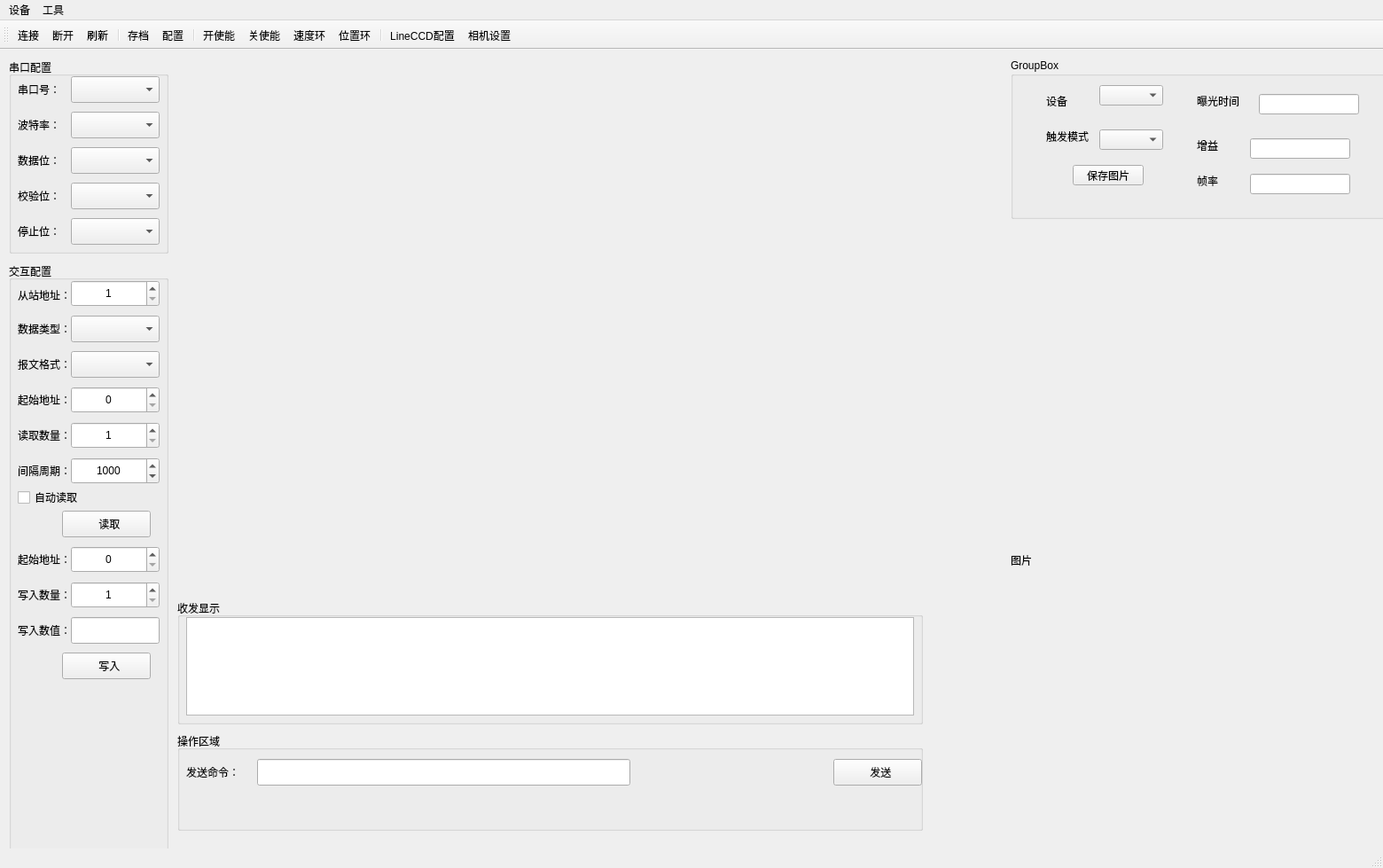
<?xml version="1.0" encoding="UTF-8"?>
<ui version="4.0">
 <class>MainWindow</class>
 <widget class="QMainWindow" name="MainWindow">
  <property name="geometry">
   <rect>
    <x>0</x>
    <y>0</y>
    <width>1560</width>
    <height>979</height>
   </rect>
  </property>
  <property name="sizePolicy">
   <sizepolicy hsizetype="Expanding" vsizetype="Preferred">
    <horstretch>0</horstretch>
    <verstretch>0</verstretch>
   </sizepolicy>
  </property>
  <property name="windowTitle">
   <string>MainWindow</string>
  </property>
  <widget class="QWidget" name="centralwidget">
   <widget class="QGroupBox" name="groupBox">
    <property name="geometry">
     <rect>
      <x>10</x>
      <y>10</y>
      <width>180</width>
      <height>220</height>
     </rect>
    </property>
    <property name="sizePolicy">
     <sizepolicy hsizetype="Preferred" vsizetype="Preferred">
      <horstretch>0</horstretch>
      <verstretch>0</verstretch>
     </sizepolicy>
    </property>
    <property name="title">
     <string>串口配置</string>
    </property>
    <widget class="QLabel" name="label">
     <property name="geometry">
      <rect>
       <x>10</x>
       <y>20</y>
       <width>50</width>
       <height>30</height>
      </rect>
     </property>
     <property name="text">
      <string>串口号：</string>
     </property>
    </widget>
    <widget class="QComboBox" name="comboBoxParity">
     <property name="geometry">
      <rect>
       <x>70</x>
       <y>140</y>
       <width>100</width>
       <height>30</height>
      </rect>
     </property>
     <property name="sizePolicy">
      <sizepolicy hsizetype="Preferred" vsizetype="Fixed">
       <horstretch>0</horstretch>
       <verstretch>0</verstretch>
      </sizepolicy>
     </property>
     <property name="minimumSize">
      <size>
       <width>0</width>
       <height>20</height>
      </size>
     </property>
    </widget>
    <widget class="QComboBox" name="comboBoxStop">
     <property name="geometry">
      <rect>
       <x>70</x>
       <y>180</y>
       <width>100</width>
       <height>30</height>
      </rect>
     </property>
     <property name="sizePolicy">
      <sizepolicy hsizetype="Preferred" vsizetype="Fixed">
       <horstretch>0</horstretch>
       <verstretch>0</verstretch>
      </sizepolicy>
     </property>
    </widget>
    <widget class="QComboBox" name="comboBoxBaud">
     <property name="geometry">
      <rect>
       <x>70</x>
       <y>60</y>
       <width>100</width>
       <height>30</height>
      </rect>
     </property>
     <property name="sizePolicy">
      <sizepolicy hsizetype="Preferred" vsizetype="Fixed">
       <horstretch>0</horstretch>
       <verstretch>0</verstretch>
      </sizepolicy>
     </property>
    </widget>
    <widget class="QLabel" name="label_4">
     <property name="geometry">
      <rect>
       <x>10</x>
       <y>140</y>
       <width>50</width>
       <height>30</height>
      </rect>
     </property>
     <property name="text">
      <string>校验位：</string>
     </property>
    </widget>
    <widget class="QLabel" name="label_5">
     <property name="geometry">
      <rect>
       <x>10</x>
       <y>180</y>
       <width>50</width>
       <height>30</height>
      </rect>
     </property>
     <property name="text">
      <string>停止位：</string>
     </property>
    </widget>
    <widget class="QComboBox" name="comboBoxData">
     <property name="geometry">
      <rect>
       <x>70</x>
       <y>100</y>
       <width>100</width>
       <height>30</height>
      </rect>
     </property>
     <property name="sizePolicy">
      <sizepolicy hsizetype="Preferred" vsizetype="Fixed">
       <horstretch>0</horstretch>
       <verstretch>0</verstretch>
      </sizepolicy>
     </property>
    </widget>
    <widget class="QLabel" name="label_3">
     <property name="geometry">
      <rect>
       <x>10</x>
       <y>100</y>
       <width>50</width>
       <height>30</height>
      </rect>
     </property>
     <property name="text">
      <string>数据位：</string>
     </property>
    </widget>
    <widget class="QComboBox" name="comboBoxPort">
     <property name="geometry">
      <rect>
       <x>70</x>
       <y>20</y>
       <width>100</width>
       <height>30</height>
      </rect>
     </property>
     <property name="sizePolicy">
      <sizepolicy hsizetype="Preferred" vsizetype="Fixed">
       <horstretch>0</horstretch>
       <verstretch>0</verstretch>
      </sizepolicy>
     </property>
    </widget>
    <widget class="QLabel" name="label_2">
     <property name="geometry">
      <rect>
       <x>10</x>
       <y>60</y>
       <width>50</width>
       <height>30</height>
      </rect>
     </property>
     <property name="text">
      <string>波特率：</string>
     </property>
    </widget>
   </widget>
   <widget class="QGroupBox" name="groupBox_5">
    <property name="geometry">
     <rect>
      <x>200</x>
      <y>620</y>
      <width>841</width>
      <height>141</height>
     </rect>
    </property>
    <property name="title">
     <string>收发显示</string>
    </property>
    <widget class="QTextBrowser" name="textBrowser">
     <property name="geometry">
      <rect>
       <x>10</x>
       <y>20</y>
       <width>821</width>
       <height>111</height>
      </rect>
     </property>
    </widget>
   </widget>
   <widget class="QGroupBox" name="groupBox_2">
    <property name="geometry">
     <rect>
      <x>10</x>
      <y>240</y>
      <width>180</width>
      <height>731</height>
     </rect>
    </property>
    <property name="sizePolicy">
     <sizepolicy hsizetype="Preferred" vsizetype="Preferred">
      <horstretch>0</horstretch>
      <verstretch>0</verstretch>
     </sizepolicy>
    </property>
    <property name="title">
     <string>交互配置</string>
    </property>
    <widget class="QLabel" name="label_6">
     <property name="geometry">
      <rect>
       <x>10</x>
       <y>22</y>
       <width>60</width>
       <height>30</height>
      </rect>
     </property>
     <property name="sizePolicy">
      <sizepolicy hsizetype="Minimum" vsizetype="Preferred">
       <horstretch>0</horstretch>
       <verstretch>0</verstretch>
      </sizepolicy>
     </property>
     <property name="minimumSize">
      <size>
       <width>60</width>
       <height>0</height>
      </size>
     </property>
     <property name="text">
      <string>从站地址：</string>
     </property>
    </widget>
    <widget class="QComboBox" name="comboBoxDataType">
     <property name="geometry">
      <rect>
       <x>70</x>
       <y>60</y>
       <width>100</width>
       <height>30</height>
      </rect>
     </property>
     <property name="sizePolicy">
      <sizepolicy hsizetype="Preferred" vsizetype="Fixed">
       <horstretch>0</horstretch>
       <verstretch>0</verstretch>
      </sizepolicy>
     </property>
    </widget>
    <widget class="QLabel" name="label_7">
     <property name="geometry">
      <rect>
       <x>10</x>
       <y>180</y>
       <width>60</width>
       <height>30</height>
      </rect>
     </property>
     <property name="sizePolicy">
      <sizepolicy hsizetype="Minimum" vsizetype="Preferred">
       <horstretch>0</horstretch>
       <verstretch>0</verstretch>
      </sizepolicy>
     </property>
     <property name="minimumSize">
      <size>
       <width>60</width>
       <height>0</height>
      </size>
     </property>
     <property name="text">
      <string>读取数量：</string>
     </property>
    </widget>
    <widget class="QLabel" name="label_9">
     <property name="geometry">
      <rect>
       <x>10</x>
       <y>140</y>
       <width>60</width>
       <height>30</height>
      </rect>
     </property>
     <property name="sizePolicy">
      <sizepolicy hsizetype="Minimum" vsizetype="Preferred">
       <horstretch>0</horstretch>
       <verstretch>0</verstretch>
      </sizepolicy>
     </property>
     <property name="minimumSize">
      <size>
       <width>60</width>
       <height>0</height>
      </size>
     </property>
     <property name="text">
      <string>起始地址：</string>
     </property>
    </widget>
    <widget class="QLabel" name="label_10">
     <property name="geometry">
      <rect>
       <x>10</x>
       <y>60</y>
       <width>60</width>
       <height>30</height>
      </rect>
     </property>
     <property name="sizePolicy">
      <sizepolicy hsizetype="Minimum" vsizetype="Preferred">
       <horstretch>0</horstretch>
       <verstretch>0</verstretch>
      </sizepolicy>
     </property>
     <property name="minimumSize">
      <size>
       <width>60</width>
       <height>0</height>
      </size>
     </property>
     <property name="text">
      <string>数据类型：</string>
     </property>
    </widget>
    <widget class="QSpinBox" name="spinBoxStation">
     <property name="geometry">
      <rect>
       <x>70</x>
       <y>20</y>
       <width>100</width>
       <height>30</height>
      </rect>
     </property>
     <property name="alignment">
      <set>Qt::AlignCenter</set>
     </property>
     <property name="minimum">
      <number>1</number>
     </property>
     <property name="maximum">
      <number>254</number>
     </property>
    </widget>
    <widget class="QSpinBox" name="spinBoxStartRead">
     <property name="geometry">
      <rect>
       <x>70</x>
       <y>140</y>
       <width>100</width>
       <height>30</height>
      </rect>
     </property>
     <property name="alignment">
      <set>Qt::AlignCenter</set>
     </property>
     <property name="maximum">
      <number>65535</number>
     </property>
    </widget>
    <widget class="QSpinBox" name="spinBoxNumberRead">
     <property name="geometry">
      <rect>
       <x>70</x>
       <y>180</y>
       <width>100</width>
       <height>30</height>
      </rect>
     </property>
     <property name="alignment">
      <set>Qt::AlignCenter</set>
     </property>
     <property name="minimum">
      <number>1</number>
     </property>
     <property name="maximum">
      <number>125</number>
     </property>
    </widget>
    <widget class="QCheckBox" name="checkBoxAuto">
     <property name="geometry">
      <rect>
       <x>10</x>
       <y>250</y>
       <width>100</width>
       <height>30</height>
      </rect>
     </property>
     <property name="text">
      <string>自动读取</string>
     </property>
    </widget>
    <widget class="QSpinBox" name="spinBoxInterval">
     <property name="geometry">
      <rect>
       <x>70</x>
       <y>220</y>
       <width>100</width>
       <height>30</height>
      </rect>
     </property>
     <property name="alignment">
      <set>Qt::AlignCenter</set>
     </property>
     <property name="minimum">
      <number>1</number>
     </property>
     <property name="maximum">
      <number>3600000</number>
     </property>
     <property name="value">
      <number>1000</number>
     </property>
    </widget>
    <widget class="QLabel" name="label_8">
     <property name="geometry">
      <rect>
       <x>10</x>
       <y>220</y>
       <width>60</width>
       <height>30</height>
      </rect>
     </property>
     <property name="sizePolicy">
      <sizepolicy hsizetype="Minimum" vsizetype="Preferred">
       <horstretch>0</horstretch>
       <verstretch>0</verstretch>
      </sizepolicy>
     </property>
     <property name="minimumSize">
      <size>
       <width>60</width>
       <height>0</height>
      </size>
     </property>
     <property name="text">
      <string>间隔周期：</string>
     </property>
    </widget>
    <widget class="QPushButton" name="pushButtonRead">
     <property name="geometry">
      <rect>
       <x>60</x>
       <y>280</y>
       <width>100</width>
       <height>30</height>
      </rect>
     </property>
     <property name="text">
      <string>  读取</string>
     </property>
     <property name="icon">
      <iconset resource="../Resources.qrc">
       <normaloff>:/images/images/books.png</normaloff>:/images/images/books.png</iconset>
     </property>
    </widget>
    <widget class="QSpinBox" name="spinBoxStartWrite">
     <property name="geometry">
      <rect>
       <x>70</x>
       <y>320</y>
       <width>100</width>
       <height>30</height>
      </rect>
     </property>
     <property name="alignment">
      <set>Qt::AlignCenter</set>
     </property>
     <property name="maximum">
      <number>65535</number>
     </property>
    </widget>
    <widget class="QLabel" name="label_11">
     <property name="geometry">
      <rect>
       <x>10</x>
       <y>320</y>
       <width>60</width>
       <height>30</height>
      </rect>
     </property>
     <property name="text">
      <string>起始地址：</string>
     </property>
    </widget>
    <widget class="QLabel" name="label_12">
     <property name="geometry">
      <rect>
       <x>10</x>
       <y>360</y>
       <width>60</width>
       <height>30</height>
      </rect>
     </property>
     <property name="text">
      <string>写入数量：</string>
     </property>
    </widget>
    <widget class="QSpinBox" name="spinBoxNumberWrite">
     <property name="geometry">
      <rect>
       <x>70</x>
       <y>360</y>
       <width>100</width>
       <height>30</height>
      </rect>
     </property>
     <property name="alignment">
      <set>Qt::AlignCenter</set>
     </property>
     <property name="minimum">
      <number>1</number>
     </property>
     <property name="maximum">
      <number>125</number>
     </property>
    </widget>
    <widget class="QPushButton" name="pushButtonWrite">
     <property name="geometry">
      <rect>
       <x>60</x>
       <y>440</y>
       <width>100</width>
       <height>30</height>
      </rect>
     </property>
     <property name="text">
      <string>  写入</string>
     </property>
     <property name="icon">
      <iconset resource="../Resources.qrc">
       <normaloff>:/images/images/Write.png</normaloff>:/images/images/Write.png</iconset>
     </property>
    </widget>
    <widget class="QLineEdit" name="lineEditWriteValue">
     <property name="geometry">
      <rect>
       <x>70</x>
       <y>400</y>
       <width>100</width>
       <height>30</height>
      </rect>
     </property>
    </widget>
    <widget class="QLabel" name="label_15">
     <property name="geometry">
      <rect>
       <x>10</x>
       <y>400</y>
       <width>60</width>
       <height>30</height>
      </rect>
     </property>
     <property name="text">
      <string>写入数值：</string>
     </property>
    </widget>
    <widget class="QComboBox" name="comboBoxFormat">
     <property name="geometry">
      <rect>
       <x>70</x>
       <y>100</y>
       <width>100</width>
       <height>30</height>
      </rect>
     </property>
     <property name="sizePolicy">
      <sizepolicy hsizetype="Preferred" vsizetype="Fixed">
       <horstretch>0</horstretch>
       <verstretch>0</verstretch>
      </sizepolicy>
     </property>
    </widget>
    <widget class="QLabel" name="label_13">
     <property name="geometry">
      <rect>
       <x>10</x>
       <y>100</y>
       <width>60</width>
       <height>30</height>
      </rect>
     </property>
     <property name="sizePolicy">
      <sizepolicy hsizetype="Minimum" vsizetype="Preferred">
       <horstretch>0</horstretch>
       <verstretch>0</verstretch>
      </sizepolicy>
     </property>
     <property name="minimumSize">
      <size>
       <width>60</width>
       <height>0</height>
      </size>
     </property>
     <property name="text">
      <string>报文格式：</string>
     </property>
    </widget>
   </widget>
   <widget class="QGroupBox" name="groupBox_3">
    <property name="geometry">
     <rect>
      <x>200</x>
      <y>770</y>
      <width>841</width>
      <height>111</height>
     </rect>
    </property>
    <property name="title">
     <string>操作区域</string>
    </property>
    <widget class="QLabel" name="label_14">
     <property name="geometry">
      <rect>
       <x>10</x>
       <y>30</y>
       <width>71</width>
       <height>30</height>
      </rect>
     </property>
     <property name="text">
      <string>发送命令：</string>
     </property>
    </widget>
    <widget class="QLineEdit" name="lineEditSend">
     <property name="geometry">
      <rect>
       <x>90</x>
       <y>30</y>
       <width>421</width>
       <height>30</height>
      </rect>
     </property>
    </widget>
    <widget class="QPushButton" name="pushButtonSend">
     <property name="geometry">
      <rect>
       <x>740</x>
       <y>30</y>
       <width>100</width>
       <height>30</height>
      </rect>
     </property>
     <property name="text">
      <string>  发送</string>
     </property>
     <property name="icon">
      <iconset resource="../Resources.qrc">
       <normaloff>:/images/images/send.png</normaloff>:/images/images/send.png</iconset>
     </property>
    </widget>
   </widget>
   <widget class="QStackedWidget" name="stackedWidget">
    <property name="geometry">
     <rect>
      <x>190</x>
      <y>10</y>
      <width>921</width>
      <height>601</height>
     </rect>
    </property>
    <property name="currentIndex">
     <number>1</number>
    </property>
    <widget class="QWidget" name="page"/>
    <widget class="QWidget" name="page_2"/>
   </widget>
   <widget class="QGroupBox" name="groupBox_4">
    <property name="geometry">
     <rect>
      <x>1140</x>
      <y>10</y>
      <width>431</width>
      <height>181</height>
     </rect>
    </property>
    <property name="title">
     <string>GroupBox</string>
    </property>
    <widget class="QPushButton" name="pushButton">
     <property name="geometry">
      <rect>
       <x>70</x>
       <y>120</y>
       <width>80</width>
       <height>23</height>
      </rect>
     </property>
     <property name="text">
      <string>保存图片</string>
     </property>
    </widget>
    <widget class="QComboBox" name="comboBox">
     <property name="geometry">
      <rect>
       <x>100</x>
       <y>30</y>
       <width>72</width>
       <height>23</height>
      </rect>
     </property>
    </widget>
    <widget class="QLabel" name="label_17">
     <property name="geometry">
      <rect>
       <x>40</x>
       <y>40</y>
       <width>53</width>
       <height>15</height>
      </rect>
     </property>
     <property name="text">
      <string>设备</string>
     </property>
    </widget>
    <widget class="QLabel" name="label_18">
     <property name="geometry">
      <rect>
       <x>40</x>
       <y>80</y>
       <width>53</width>
       <height>15</height>
      </rect>
     </property>
     <property name="text">
      <string>触发模式</string>
     </property>
    </widget>
    <widget class="QComboBox" name="comboBox_2">
     <property name="geometry">
      <rect>
       <x>100</x>
       <y>80</y>
       <width>72</width>
       <height>23</height>
      </rect>
     </property>
    </widget>
    <widget class="QLabel" name="label_19">
     <property name="geometry">
      <rect>
       <x>210</x>
       <y>40</y>
       <width>53</width>
       <height>16</height>
      </rect>
     </property>
     <property name="text">
      <string>曝光时间</string>
     </property>
    </widget>
    <widget class="QLineEdit" name="lineEdit">
     <property name="geometry">
      <rect>
       <x>280</x>
       <y>40</y>
       <width>113</width>
       <height>23</height>
      </rect>
     </property>
    </widget>
    <widget class="QLabel" name="label_20">
     <property name="geometry">
      <rect>
       <x>210</x>
       <y>90</y>
       <width>53</width>
       <height>16</height>
      </rect>
     </property>
     <property name="text">
      <string>增益</string>
     </property>
    </widget>
    <widget class="QLineEdit" name="lineEdit_2">
     <property name="geometry">
      <rect>
       <x>270</x>
       <y>90</y>
       <width>113</width>
       <height>23</height>
      </rect>
     </property>
    </widget>
    <widget class="QLabel" name="label_21">
     <property name="geometry">
      <rect>
       <x>210</x>
       <y>130</y>
       <width>53</width>
       <height>16</height>
      </rect>
     </property>
     <property name="text">
      <string>帧率</string>
     </property>
    </widget>
    <widget class="QLineEdit" name="lineEdit_3">
     <property name="geometry">
      <rect>
       <x>270</x>
       <y>130</y>
       <width>113</width>
       <height>23</height>
      </rect>
     </property>
    </widget>
   </widget>
   <widget class="QLabel" name="label_16">
    <property name="geometry">
     <rect>
      <x>1140</x>
      <y>210</y>
      <width>431</width>
      <height>731</height>
     </rect>
    </property>
    <property name="text">
     <string>图片</string>
    </property>
   </widget>
  </widget>
  <widget class="QMenuBar" name="menubar">
   <property name="geometry">
    <rect>
     <x>0</x>
     <y>0</y>
     <width>1560</width>
     <height>23</height>
    </rect>
   </property>
   <widget class="QMenu" name="menu">
    <property name="title">
     <string>设备</string>
    </property>
    <addaction name="actionConnect"/>
    <addaction name="actionDisconnect"/>
    <addaction name="actionRefresh"/>
    <addaction name="separator"/>
    <addaction name="actionExit"/>
   </widget>
   <widget class="QMenu" name="menu_2">
    <property name="title">
     <string>工具</string>
    </property>
    <addaction name="actionConfig"/>
    <addaction name="actionSave"/>
   </widget>
   <addaction name="menu"/>
   <addaction name="menu_2"/>
  </widget>
  <widget class="QStatusBar" name="statusbar"/>
  <widget class="QToolBar" name="mainToolBar">
   <property name="windowTitle">
    <string>toolBar</string>
   </property>
   <property name="toolButtonStyle">
    <enum>Qt::ToolButtonTextBesideIcon</enum>
   </property>
   <attribute name="toolBarArea">
    <enum>TopToolBarArea</enum>
   </attribute>
   <attribute name="toolBarBreak">
    <bool>false</bool>
   </attribute>
   <addaction name="actionConnect"/>
   <addaction name="actionDisconnect"/>
   <addaction name="actionRefresh"/>
   <addaction name="separator"/>
   <addaction name="actionSave"/>
   <addaction name="actionConfig"/>
   <addaction name="separator"/>
   <addaction name="actionmotorenable"/>
   <addaction name="actiondisable"/>
   <addaction name="actionvelocity"/>
   <addaction name="actiondisplace"/>
   <addaction name="separator"/>
   <addaction name="actionchannel_config"/>
   <addaction name="actioncamera"/>
  </widget>
  <action name="actionConnect">
   <property name="icon">
    <iconset resource="../Resources.qrc">
     <normaloff>:/images/images/connect.png</normaloff>:/images/images/connect.png</iconset>
   </property>
   <property name="text">
    <string>连接</string>
   </property>
   <property name="toolTip">
    <string>连接从站</string>
   </property>
  </action>
  <action name="actionDisconnect">
   <property name="icon">
    <iconset resource="../Resources.qrc">
     <normaloff>:/images/images/disconnect.png</normaloff>:/images/images/disconnect.png</iconset>
   </property>
   <property name="text">
    <string>断开</string>
   </property>
   <property name="toolTip">
    <string>断开连接</string>
   </property>
  </action>
  <action name="actionExit">
   <property name="icon">
    <iconset resource="../Resources.qrc">
     <normaloff>:/images/images/exit.png</normaloff>:/images/images/exit.png</iconset>
   </property>
   <property name="text">
    <string>退出</string>
   </property>
   <property name="toolTip">
    <string>退出软件</string>
   </property>
  </action>
  <action name="actionConfig">
   <property name="icon">
    <iconset resource="../Resources.qrc">
     <normaloff>:/images/images/settings.png</normaloff>:/images/images/settings.png</iconset>
   </property>
   <property name="text">
    <string>配置</string>
   </property>
   <property name="toolTip">
    <string>配置参数</string>
   </property>
  </action>
  <action name="actionSave">
   <property name="icon">
    <iconset resource="../Resources.qrc">
     <normaloff>:/images/images/save.png</normaloff>:/images/images/save.png</iconset>
   </property>
   <property name="text">
    <string>存档</string>
   </property>
   <property name="toolTip">
    <string>报文保存</string>
   </property>
  </action>
  <action name="actionRefresh">
   <property name="icon">
    <iconset resource="../Resources.qrc">
     <normaloff>:/images/images/refresh.png</normaloff>:/images/images/refresh.png</iconset>
   </property>
   <property name="text">
    <string>刷新</string>
   </property>
   <property name="toolTip">
    <string>刷新串口列表</string>
   </property>
  </action>
  <action name="actionvelocity">
   <property name="icon">
    <iconset theme="applications-games" resource="../Resources.qrc">
     <normaloff>:/images/images/forward.png</normaloff>
     <normalon>:/images/images/tools.png</normalon>:/images/images/forward.png</iconset>
   </property>
   <property name="text">
    <string>速度环</string>
   </property>
   <property name="toolTip">
    <string>速度环控制</string>
   </property>
  </action>
  <action name="actiondisplace">
   <property name="icon">
    <iconset resource="../Resources.qrc">
     <normaloff>:/images/images/1D.png</normaloff>:/images/images/1D.png</iconset>
   </property>
   <property name="text">
    <string>位置环</string>
   </property>
   <property name="toolTip">
    <string>位置环控制</string>
   </property>
  </action>
  <action name="actionchannel_config">
   <property name="icon">
    <iconset>
     <normalon>:/images/images/tools.png</normalon>
    </iconset>
   </property>
   <property name="text">
    <string>LineCCD配置</string>
   </property>
   <property name="toolTip">
    <string>LineCCD配置</string>
   </property>
  </action>
  <action name="actioncamera">
   <property name="icon">
    <iconset resource="../Resources.qrc">
     <normaloff>:/images/images/camera.png</normaloff>:/images/images/camera.png</iconset>
   </property>
   <property name="text">
    <string>相机设置</string>
   </property>
  </action>
  <action name="actionmotorenable">
   <property name="icon">
    <iconset resource="../Resources.qrc">
     <normaloff>:/images/images/enable.png</normaloff>:/images/images/enable.png</iconset>
   </property>
   <property name="text">
    <string>开使能</string>
   </property>
  </action>
  <action name="actiondisable">
   <property name="icon">
    <iconset resource="../Resources.qrc">
     <normaloff>:/images/images/disable.png</normaloff>:/images/images/disable.png</iconset>
   </property>
   <property name="text">
    <string>关使能</string>
   </property>
  </action>
 </widget>
 <resources>
  <include location="../Resources.qrc"/>
 </resources>
 <connections/>
</ui>
